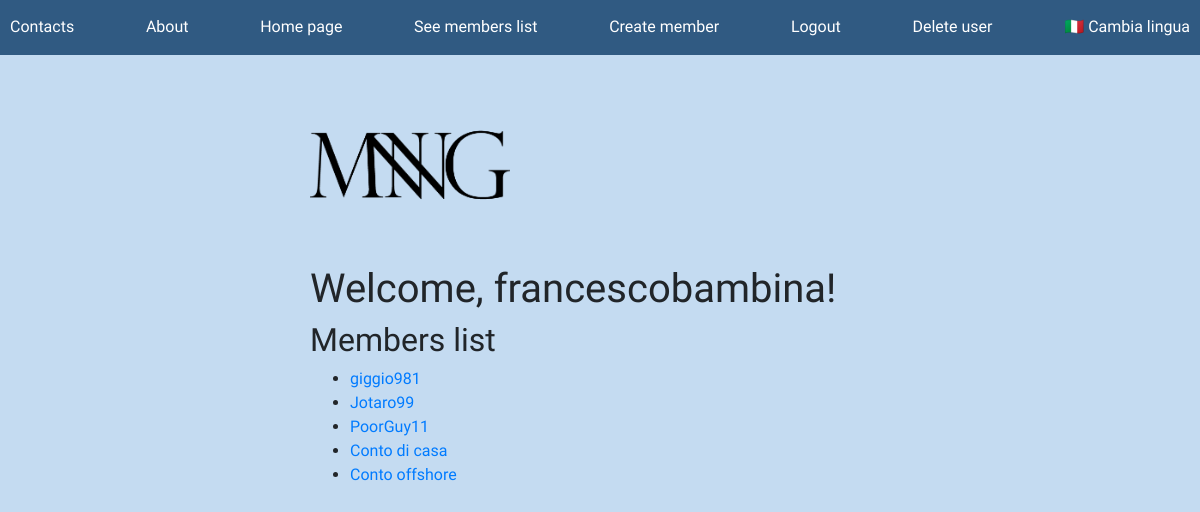
Page /en/francescobambina/member_list/ (signed in) on the committed database.
### members/models.py (models this page shows, shortened)
class Member(models.Model):
    name = models.CharField(max_length=256)
    email = models.EmailField(max_length=256)
    availability = models.DecimalField(max_digits=10000, decimal_places=2)
    spendable = models.DecimalField(max_digits=10000, decimal_places=2, db_column='spending')
    author = models.CharField(max_length=256, default='')
    history = HistoricalRecords()
    def __init__(self, *args, **kwargs):
        super().__init__(*args, **kwargs)

### members/views.py (the view)
# urls.py: path('en/<str:logged_user>/member_list/', member_list_view, name="member_list_view"),                       # member.views
def member_list_view(request, logged_user):
    memberList = list(Member.objects.filter(author = logged_user))
    obj = Member.objects.filter(author = logged_user).first()
    if str(request.user) != logged_user:
        return redirect(reverse('refused'))
    if obj == None:
        context = {}
        return render(request, 'member/en/member_list.html', context)
    context = {
        "memberList": memberList,
        "logged_user": logged_user
    }
    return render(request, 'member/en/member_list.html', context)

### templates/member/en/member_list.html (shortened to what this page needs)
{% extends 'html/base.html' %}
{% block navbar %}
<div class="navbarFlex">
{% include 'html/en/navbar.html' %}
<p>
    <a href="{% url 'member_list_view_it' logged_user=user.username %}" class="navbarColor">🇮🇹 Cambia lingua</a>
</p>
</div>
{% endblock %}
{% block body_content %}
<h1>Welcome, {{ request.user }}!</h1>
<h2>Members list</h2>
<ul>
{% for obj in memberList%}
    <li>
        <a href={% url 'member_detail_view' name=obj.name %}>{{ obj.name }}</a>
    </li>
{% endfor %}
</ul>
{% endblock %}

### static/css/html.css (style rules this page uses)
body { font-family: 'Comfortaa'; padding-left: 0px; background-color: #C4DBF1; }
.navbarFlex { display: flex; justify-content: space-between; padding-left: 0px; padding-right: 10px; }
.navbarColor { padding-top: 15px; background-color: #305a82; color: white; }

### rows in the picture
Member: name "giggio981"
Member: name "Jotaro99"
Member: name "PoorGuy11"
Member: name "Conto di casa"
Member: name "Conto offshore"

### other values in the picture
{{ request.user }} "francescobambina"
